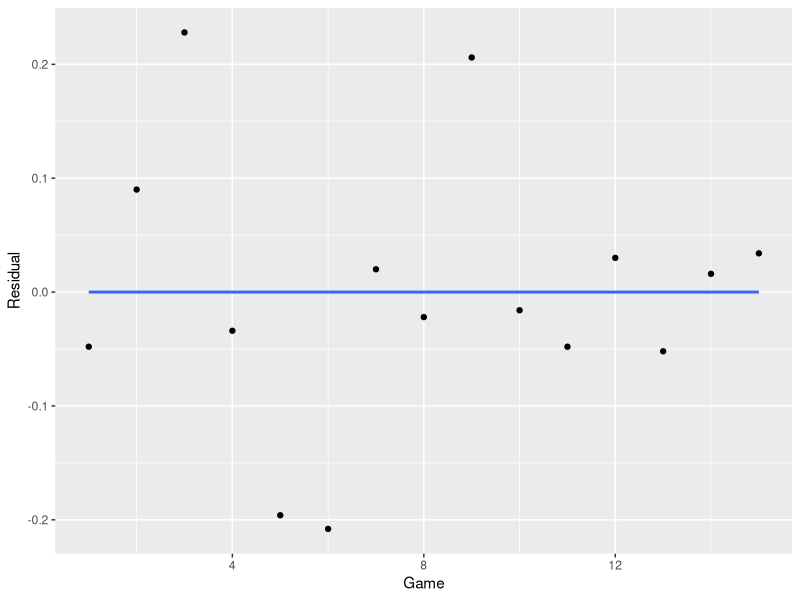

Source code (R):
# setwd("/Users/gfaletto/Desktop/econometrics")

rm(list=ls())

library("ggplot2")

data <- read.table("TrainExer13.txt", header=T)

####### Part (a)

# Calculate b

G.bar <- mean(data$Game)
W.bar <- mean(data$Winning.time.men)
n <- nrow(data)

b <- (data$Game-G.bar)%*%(data$Winning.time.men-W.bar)/((data$Game-G.bar)%*%(data$Game-G.bar))
print(paste("b=", b))

# Calculate a

# W.bar = a + G.bar*b

a <- W.bar-b*G.bar
print(paste("a=", a))

# Check by re-calculating using built-in lm() function

model <- lm(Winning.time.men ~ Game, data=data)

print(paste("According to the built-in linear regression function lm(), a =",
	as.numeric(model$coefficients[1]), "and b =",
	as.numeric(model$coefficients[2]), "."))

print(paste("In a, difference of",
	a-as.numeric(model$coefficients[1])))
print(paste("In b, difference of",
	b-as.numeric(model$coefficients[2])))

# Calculate r^2

sum.squared.resids <- (data$Winning.time.men-predict(model))%*%(data$Winning.time.men-predict(model))

W.var <- (data$Winning.time.men-W.bar)%*%(data$Winning.time.men-W.bar)

r.squared <- 1-(sum.squared.resids/W.var)

print(paste("r^2 =", r.squared))

print(paste("According to the built-in lm() function, r^2 =",
	summary(model)$r.squared))

print(paste("Difference of",
	r.squared-summary(model)$r.squared))

# Calculate s

s <- sqrt((1/(n-2))*sum.squared.resids)

print(paste("s =", s))
print(paste("According to the built-in lm() function, s =",
	summary(model)$sigma))
print(paste("Difference of ", s-summary(model)$sigma))

# Plot of residuals against year

residuals.df <- data.frame(data$Game,
	as.numeric(data$Winning.time.men-predict(model)))
colnames(residuals.df) <- c("Game", "Residual")
plot <- ggplot(data=residuals.df, aes(x=Game, y=Residual)) +
geom_point() + geom_smooth(method="lm", se=F)
print(plot)

model.resids <- lm(Residual ~ Game, data=residuals.df)
print("Line of best fit for the residuals:")
print(model.resids)

# Part (b)

# This model seems to be reasonably useful for predicting
# the winning time based on year, because the r^2 value is
# fairly large at about 0.673. Because the residuals seem 
# to be homoscedastic, linear, and centered at 0, it seems 
# like a linear model is a reasonable fit for the data.

# Part (c)

# Predictions by "hand"

predictions <- sapply(c(16, 17, 18), function(x) {a+b*x})
predictions <- data.frame(c(2008, 2012, 2016), predictions)
colnames(predictions) <- c("Year",
	"Expected.Winning.Time.Men")
print("My predictions:")
print(predictions)

# Predictions using linear model

predictions.lm <- as.numeric(predict.lm(model,
	data.frame(Game=c(16, 17, 18))))
predictions.lm <- data.frame(c(2008, 2012, 2016),
	predictions.lm)
colnames(predictions.lm) <- c("Year",
	"Expected.Winning.Time.Men")
print("Predictions using built-in model:")
print(predictions.lm)

print("Differences:")
print(predictions[, 2]-predictions.lm[,2])

